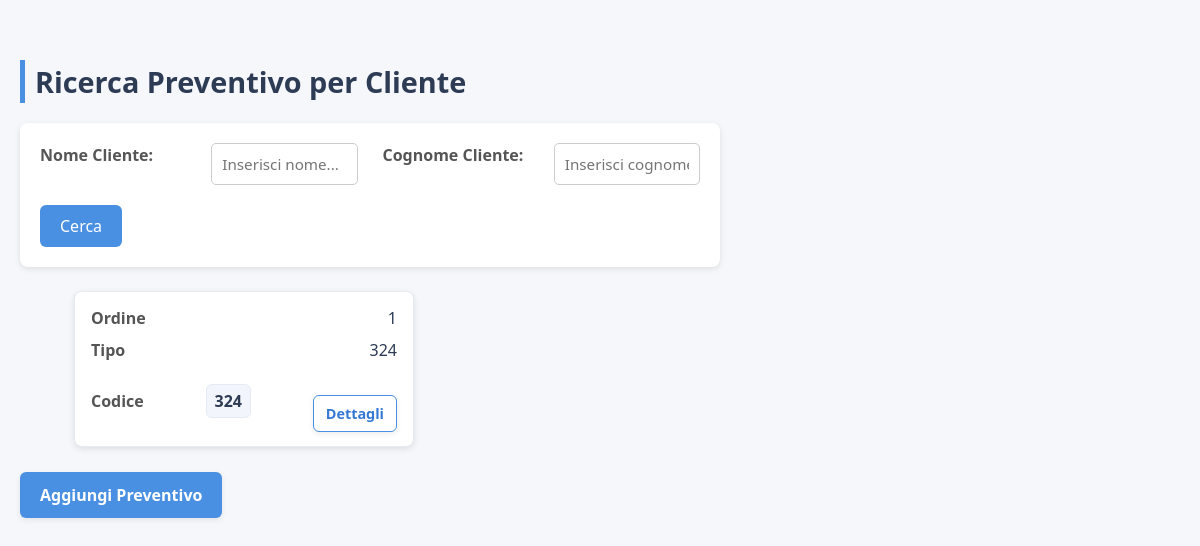
Before: /search with the older database file.
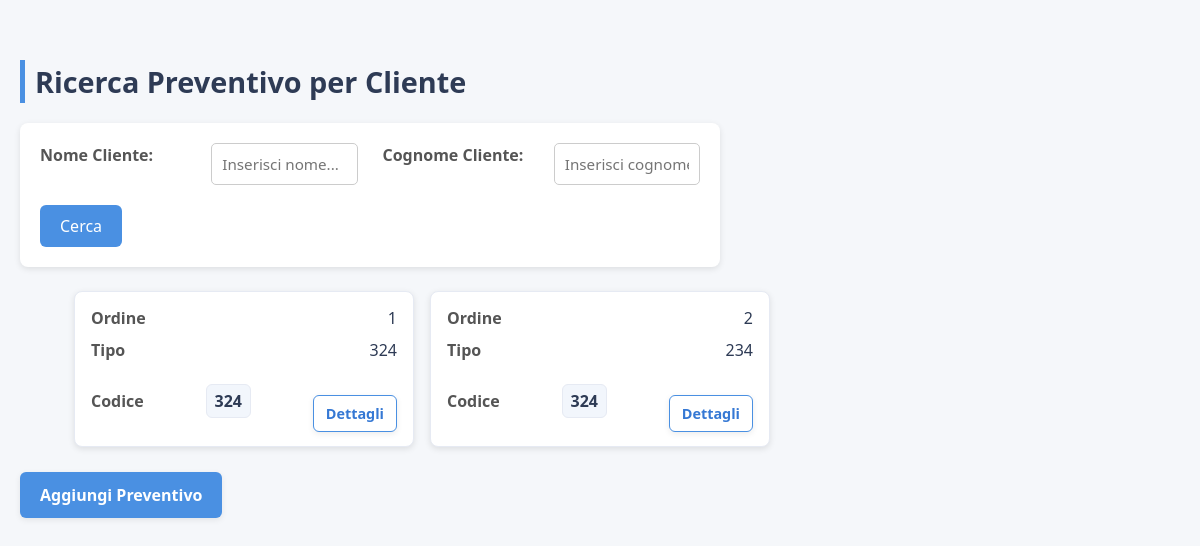
After: the same page with the newer database file.
### tables this page shows
CREATE TABLE preventivi ( 
    numeroOrdine INTEGER PRIMARY KEY AUTOINCREMENT,
    nomeCliente TEXT NOT NULL,
    cognomeCliente TEXT NOT NULL,
    nascitaCliente TEXT NOT NULL,
    codiceFiscale TEXT NOT NULL, 
    tipo TEXT NOT NULL,
    codice INTEGER NOT NULL,
    descrizione TEXT NOT NULL,
    unitaMisura TEXT NOT NULL,
    quantita REAL NOT NULL,
    prezzoUnitario REAL NOT NULL,
    prezzoTotale REAL NOT NULL,
    MRprezzoUnitario REAL NOT NULL,
    MRprezzoTotale REAL NOT NULL,
    MRricarico INTEGER NOT NULL,
    manoRprezzoUnitario REAL NOT NULL,
    manoRprezzoTotale REAL NOT NULL,
    manoRricarico REAL NOT NULL,
    PMprezzoUnitario REAL NOT NULL,
    PMprezzoTotale REAL NOT NULL,
    CMprezzoUnitario REAL NOT NULL,
    CMprezzoTotale REAL NOT NULL
);

### app.py (the view)
@app.route('/search', methods=['GET'])
def search_cliente():
    nome = request.args.get('nomeCliente', '').strip()
    cognome = request.args.get('cognomeCliente', '').strip()
    query = "SELECT * FROM preventivi WHERE 1=1"
    params = []
    if nome:
        query += " AND nomeCliente LIKE ?"
        params.append(f"%{nome}%")
    if cognome:
        query += " AND cognomeCliente LIKE ?"
        params.append(f"%{cognome}%")
    conn = get_db()
    cur = conn.cursor()
    cur.execute(query, params)
    preventivi = cur.fetchall()
    conn.close()
    return render_template('index.html', preventivi=preventivi)

### app.py (called while the page is built)
def get_db():
    conn = sq.connect('preventivi.sqlite3')
    conn.row_factory = sq.Row
    return conn

### templates/index.html (shortened to what this page needs)
<!DOCTYPE html>
<html lang="it">
<head>
    <link rel="stylesheet" href="{{ url_for('static', filename='style.css') }}">
</head>
<body>
    <h2>Ricerca Preventivo per Cliente</h2>
    <form action="{{ url_for('search_cliente') }}" method="GET" class="search-form">
        <div>
            <div>
                <label for="nomeCliente">Nome Cliente:</label>
                <input type="text" id="nomeCliente" name="nomeCliente" placeholder="Inserisci nome...">
            </div>
            <div>
                <label for="cognomeCliente">Cognome Cliente:</label>
                <input type="text" id="cognomeCliente" name="cognomeCliente" placeholder="Inserisci cognome...">
            </div>
        </div>
        <button type="submit">Cerca</button>
    </form>
    <div id="risultatiGrid" class="results-grid" data-has-results="{% if preventivi %}true{% else %}false{% endif %}">
      {% for preventivo in preventivi %}
      <div class="result-card"
           data-numero-ordine="{{ preventivo.numeroOrdine }}"
           data-nome-cliente="{{ preventivo.nomeCliente }}"
           data-cognome-cliente="{{ preventivo.cognomeCliente }}"
           data-nascita-cliente="{{ preventivo.nascitaCliente }}"
           data-codice-fiscale="{{ preventivo.codiceFiscale }}"
           data-tipo="{{ preventivo.tipo }}"
           data-codice="{{ preventivo.codice }}"
           data-descrizione="{{ preventivo.descrizione }}"
           data-unita-misura="{{ preventivo.unitaMisura }}"
           data-quantita="{{ preventivo.quantita }}"
           data-prezzo-unitario="{{ preventivo.prezzoUnitario }}"
           data-prezzo-totale="{{ preventivo.prezzoTotale }}"
           data-mr-prezzo-unitario="{{ preventivo.MRprezzoUnitario }}"
           data-mr-prezzo-totale="{{ preventivo.MRprezzoTotale }}"
           data-mr-ricarico="{{ preventivo.MRricarico }}"
           data-mano-r-prezzo-unitario="{{ preventivo.manoRprezzoUnitario }}"
           data-mano-r-prezzo-totale="{{ preventivo.manoRprezzoTotale }}"
           data-mano-r-ricarico="{{ preventivo.manoRricarico }}"
           data-pm-prezzo-unitario="{{ preventivo.PMprezzoUnitario }}"
           data-pm-prezzo-totale="{{ preventivo.PMprezzoTotale }}"
           data-cm-prezzo-unitario="{{ preventivo.CMprezzoUnitario }}"
           data-cm-prezzo-totale="{{ preventivo.CMprezzoTotale }}"
      >
        <div class="card-line"><span class="label">Ordine</span><span class="value">{{ preventivo.numeroOrdine }}</span></div>
        <div class="card-line"><span class="label">Tipo</span><span class="value">{{ preventivo.tipo }}</span></div>
        <div class="card-line row-actions">
          <span class="label">Codice</span>
          <span class="code-val">{{ preventivo.codice }}</span>
          <button type="button" class="btn btn-outline btn-sm view-details-btn">Dettagli</button>
        </div>
      </div>
      {% endfor %}
    </div>
    <button id="openModalBtn" class="btn">Aggiungi Preventivo</button>
</body>
</html>

### static/style.css (style rules this page uses)
* { margin: 0; padding: 0; box-sizing: border-box; font-family: "Segoe UI", Roboto, Arial, sans-serif; }
body { background-color: #f5f7fa; color: #333; line-height: 1.5; padding: 20px; }
h2 { margin-top: 40px; font-size: 1.8rem; color: #2e3b55; border-left: 5px solid #4a90e2; padding-left: 10px; }
form { background-color: white; border-radius: 8px; box-shadow: 0 2px 6px rgba(0, 0, 0, 0.1); padding: 25px; max-width: 900px; margin-top: 20px; }
form div { display: grid; grid-template-columns: repeat(2, 1fr); gap: 15px 25px; }
label { display: block; font-weight: 600; color: #555; margin-bottom: 5px; }
input { width: 100%; padding: 10px; border: 1px solid #ccc; border-radius: 5px; font-size: 0.95rem; transition: border-color 0.2s; }
button { display: block; margin-top: 25px; padding: 12px 24px; background-color: #4a90e2; color: white; border: none; border-radius: 6px; cursor: pointer; font-size: 1rem; transition: background-color 0.3s ease, transform 0.1s; }
.search-form { background-color: white; border-radius: 8px; box-shadow: 0 2px 6px rgba(0, 0, 0, 0.1); padding: 20px; margin-top: 20px; max-width: 700px; }
.search-form div { display: grid; grid-template-columns: repeat(2, 1fr); gap: 15px 25px; }
.search-form label { font-weight: 600; color: #555; margin-bottom: 5px; }
.search-form input { width: 100%; padding: 10px; border: 1px solid #ccc; border-radius: 5px; font-size: 0.95rem; transition: border-color 0.2s; }
.search-form button { margin-top: 20px; padding: 10px 20px; background-color: #4a90e2; color: white; border: none; border-radius: 6px; cursor: pointer; transition: background-color 0.3s ease, transform 0.1s; }
.btn { display: inline-block; padding: 12px 20px; background-color: #4a90e2; color: white; border: none; border-radius: 6px; cursor: pointer; font-size: 1rem; font-weight: 600; box-shadow: 0 2px 6px rgba(0,0,0,0.08); transition: background-color 0.3s ease, transform 0.1s, box-shadow 0.3s ease; }
.btn-outline { background-color: #ffffff; color: #3578d4; border: 1px solid #4a90e2; }
.results-grid { display: grid; grid-template-columns: repeat(auto-fill, minmax(260px, 340px)); gap: 16px; margin-top: 24px; justify-content: center; }
.result-card { background: #fff; border-radius: 8px; box-shadow: 0 2px 6px rgba(0,0,0,0.1); border: 1px solid #e6eaf3; padding: 14px 16px; display: flex; flex-direction: column; gap: 8px; transition: box-shadow 0.2s ease, transform 0.08s ease; max-width: 340px; }
.card-line { display: flex; justify-content: space-between; align-items: center; }
.card-line .label { color: #555; font-weight: 600; }
.card-line .value { color: #2e3b55; }
.card-line.row-actions { gap: 12px; }
.code-val { background: #f2f6fc; color: #2e3b55; border: 1px solid #e6eaf3; border-radius: 6px; padding: 4px 8px; font-weight: 600; }
.btn-sm { padding: 8px 12px; font-size: 0.9rem; }

Changed rows visible on the page:
added preventivi: numeroOrdine "2", tipo "234", codice "324"
